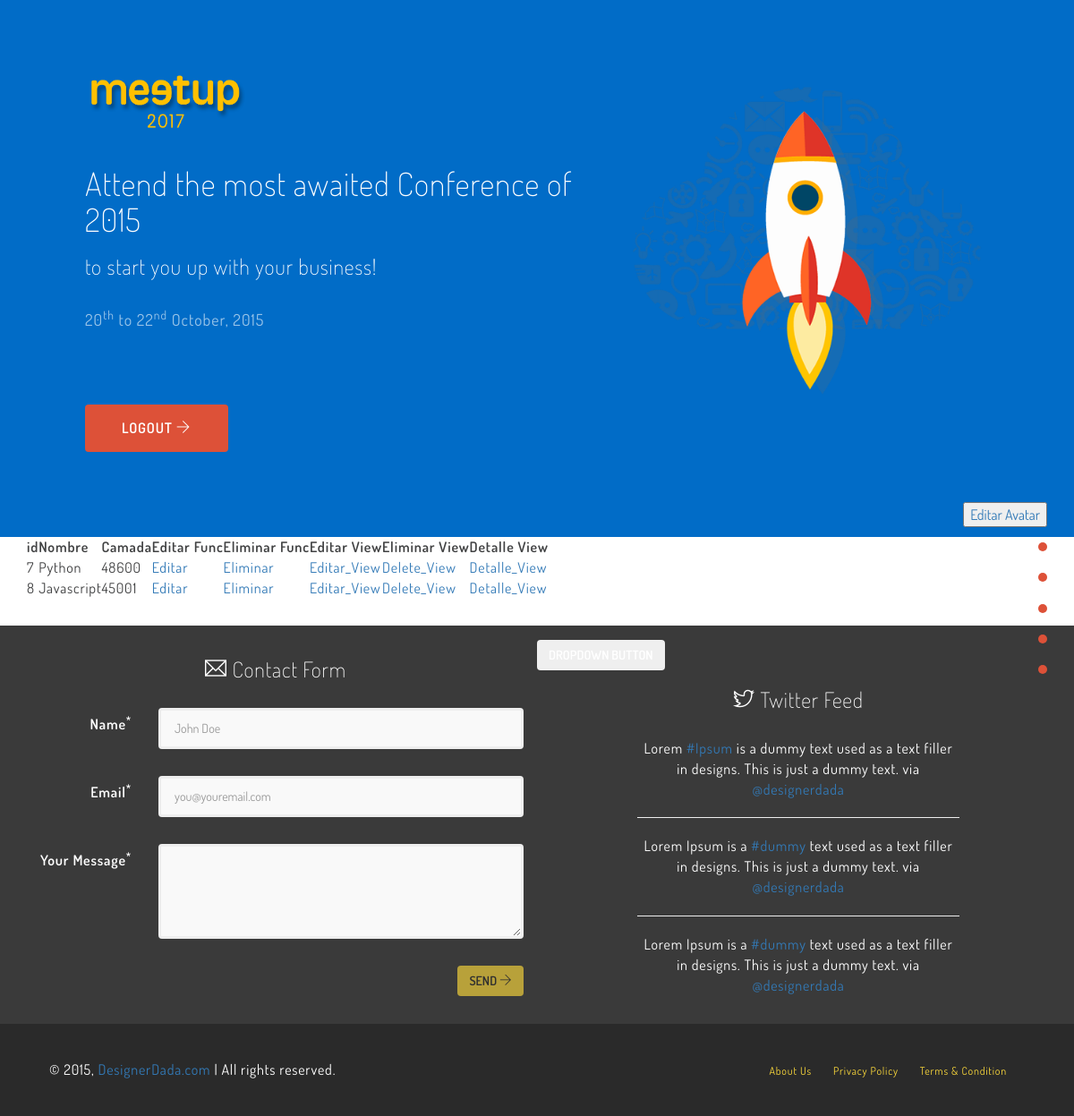
The page /core/mostrar/ (signed in) on the database its author committed.
### core/models.py (models this page shows, shortened)
class Curso(models.Model):
    nombre = models.CharField(max_length=20)
    camada = models.IntegerField()

### core/views.py (the view)
# urls.py: path('core/mostrar/', mostrar, name="mostrar"),
@login_required(redirect_field_name='next')
def mostrar(request):
    cursosx = Curso.objects.all()
    return render(request, 'core/mostrar_curso.html', {"cursos": cursosx})

### core/templates/core/mostrar_curso.html
{% extends 'core/base.html' %}
{% block contenido_central %}
<table>
    <th>id</th>
    <th>Nombre</th>
    <th>Camada</th>
    <th>Editar Func</th>
    <th>Eliminar Func</th>
    <th>Editar View</th>
    <th>Eliminar View</th>
    <th>Detalle View</th>
    {% for curso in cursos %}
        <tr>
            <td>{{ curso.id }}</td>
            <td>{{ curso.nombre }}</td>
            <td>{{ curso.camada }}</td>
            <td><a href="{% url 'editar' curso.id %}">Editar</a></td>
            <td><a href="{% url 'eliminar' curso.id %}">Eliminar</a></td>
            <td><a href="{% url 'edit_view' curso.id %}">Editar_View</a></td>
            <td><a href="{% url 'delete_view' curso.id %}">  Delete_View</a></td>
            <td><a href="{% url 'detalle_view' curso.id %}">  Detalle_View</a></td>
        </tr>
    {% endfor %}
</table>
{% endblock %}

### core/static/core/css/style.css (style rules this page uses)
body { font-family: 'Dosis', sans-serif; color: #404142; font-size: 16px; letter-spacing: 0.8px; }
a { -webkit-transition: all 0.3s; -moz-transition: all 0.3s; transition: all 0.3s; }

### rows shown on the page
Curso: id "7", nombre "Python", camada "48600"
Curso: id "8", nombre "Javascript", camada "45001"
